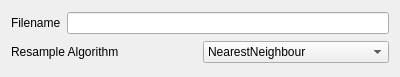
<?xml version="1.0" encoding="UTF-8"?>
<ui version="4.0">
 <class>Form</class>
 <widget class="QWidget" name="Form">
  <property name="geometry">
   <rect>
    <x>0</x>
    <y>0</y>
    <width>400</width>
    <height>77</height>
   </rect>
  </property>
  <property name="windowTitle">
   <string>Form</string>
  </property>
  <layout class="QVBoxLayout" name="verticalLayout">
   <item>
    <layout class="QHBoxLayout" name="horizontalLayout_2">
     <item>
      <widget class="QLabel" name="label_2">
       <property name="text">
        <string>Filename</string>
       </property>
      </widget>
     </item>
     <item>
      <widget class="QLineEdit" name="lineEdit_2"/>
     </item>
    </layout>
   </item>
   <item>
    <layout class="QHBoxLayout" name="horizontalLayout">
     <item>
      <widget class="QLabel" name="label">
       <property name="minimumSize">
        <size>
         <width>0</width>
         <height>0</height>
        </size>
       </property>
       <property name="text">
        <string>Resample Algorithm</string>
       </property>
      </widget>
     </item>
     <item>
      <widget class="QComboBox" name="comboBox">
       <property name="frame">
        <bool>true</bool>
       </property>
       <item>
        <property name="text">
         <string>NearestNeighbour</string>
        </property>
       </item>
      </widget>
     </item>
    </layout>
   </item>
  </layout>
 </widget>
 <resources/>
 <connections/>
</ui>
